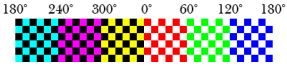
%> input picture Calibration/100MSDCF/new_program3/checkerboard.jpg, 287 x 68 px
$ octave --eval "result = findDots(imread('checkerboard.jpg'));"   (GNU Octave 9; MATLAB toolbox functions it lacks are replaced by stand-ins)
%> lines starting %> are read from the running program, lines starting %| are printed output that depends on the picture
function points0 = findDots(Igray)
    Isin = im2single(Igray);
    % Provo a detect a differenti risoluzioni
    sigma = 2;
    peakThreshold = 0.15; % threshold for corner metric

    G = fspecial('gaussian', round(sigma * 7)+1, sigma);
    Ig = imfilter(Isin, G, 'conv');

    derivFilter = [-1 0 1];

    % first derivatives
    Iy = imfilter(Ig, derivFilter', 'conv');
    Ix = imfilter(Ig, derivFilter, 'conv');

    % first derivative at 45 degrees
    I_45 = Ix * cos(pi/4) + Iy * sin(pi/4);
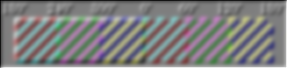
%> I_45: size 68x287x3 single; mean R, G, B -7.73e-05, -8.08e-05, -6.42e-05; drawn with min black and max white
    I_n45 = Ix * cos(-pi/4) + Iy * sin(-pi/4);
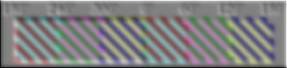
%> I_n45: size 68x287x3 single; mean R, G, B 8.19e-05, 8.73e-05, 9.53e-05; drawn with min black and max white

    % second derivative
    Ixy = imfilter(Ix, derivFilter', 'conv');

    I_45_x = imfilter(I_45, derivFilter, 'conv');
    I_45_y = imfilter(I_45, derivFilter', 'conv');
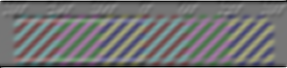
%> I_45_y: size 68x287x3 single; mean R, G, B -0.0158, -0.0158, -0.0158; drawn with min black and max white

    I_45_45 = I_45_x * cos(-pi/4) + I_45_y * sin(-pi/4);

    % suppress the outer corners
    cxy = sigma^2 * abs(Ixy) - sigma * (abs(I_45) + abs(I_n45));
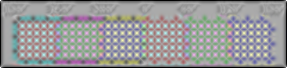
%> cxy: size 68x287x3 single; mean R, G, B -0.242, -0.242, -0.233; drawn with min black and max white
    cxy(cxy < 0) = 0;
    c45 = sigma^2 * abs(I_45_45) - sigma * (abs(Ix) + abs(Iy));
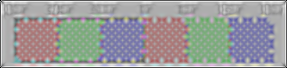
%> c45: size 68x287x3 single; mean R, G, B -0.189, -0.19, -0.183; drawn with min black and max white
    c45(c45 < 0) = 0;


    Ix2 = Ix .^ 2;
    Iy2 = Iy .^ 2;
    Ixy = Ix .* Iy;
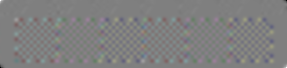
%> Ixy: size 68x287x3 single; mean R, G, B 3.07e-05, -3.42e-05, 5.26e-05; drawn with min black and max white

    G = fspecial('gaussian', 2, 15);

    Ix2 = imfilter(Ix2, G);
    Iy2 = imfilter(Iy2, G);
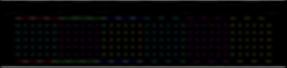
%> Iy2: size 68x287x3 single; mean R, G, B 0.0275, 0.0284, 0.0271
    Ixy = imfilter(Ixy, G);

%> (the run ends here)

$ run again, on Calibration/100MSDCF/new_program3/hsv.jpg
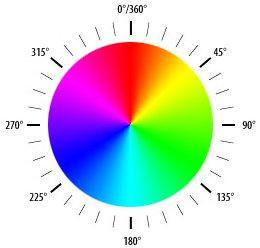
%> input picture Calibration/100MSDCF/new_program3/hsv.jpg, 260 x 248 px
%> in findDots, `Iy2 = Iy .^ 2;`:
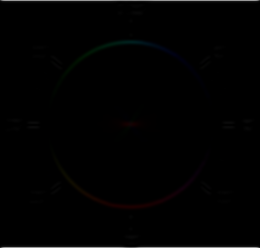
%> Iy2: size 248x260x3 single; mean R, G, B 0.0074, 0.00709, 0.00707
%> in findDots, `Ixy = imfilter(Ixy, G);`:
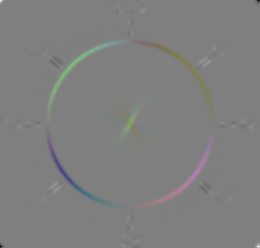
%> Ixy: size 248x260x3 single; mean R, G, B 7.14e-06, 0.000227, -0.000166; drawn with min black and max white
